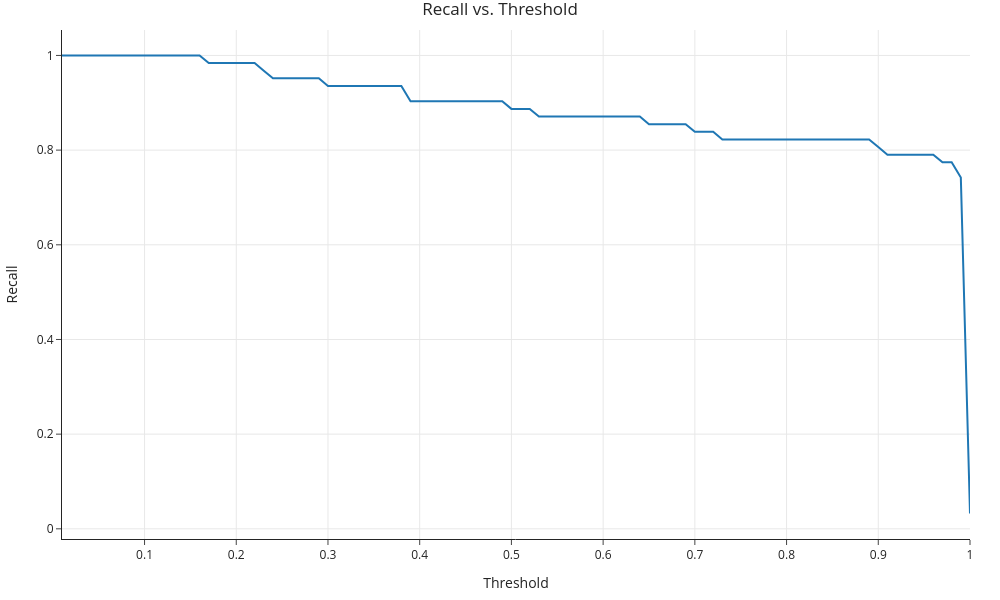

Notebook code for this chart:
### Code cell
px.line(x=thresholds, y=recalls, 
        labels={'x': 'Threshold', 'y': 'Recall'}, title='Recall vs. Threshold', width=1000, height=600)
